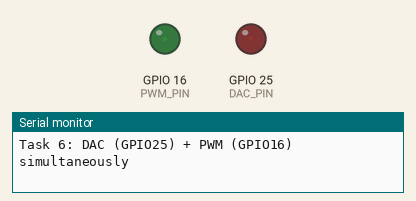
Recording of a program running on a simulated ESP32. On the bench: output pins drawn as LEDs (lit = HIGH), the last lines printed to the serial monitor.

Above: at 0.05 s.
At 2.3 s:
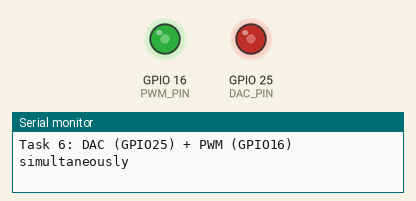
At 4.6 s:
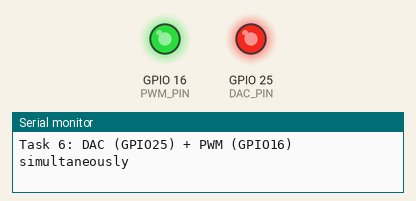
At 9.2 s:
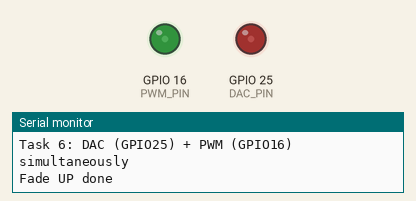
Timing chart, 0 to 13.3 s (numbered marks = the images above):
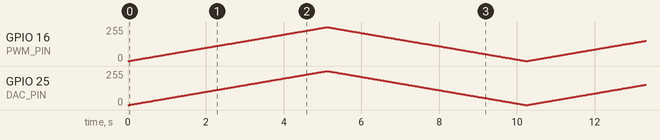

The program:

main.cpp
```cpp
#include <Arduino.h>

#define DAC_PIN 25   // DAC1 (true analog voltage)
#define PWM_PIN 16   // PWM (digital switching)

#define PWM_CHANNEL 0
#define PWM_FREQ    5000  // 5 kHz
#define PWM_RES     8     // 8-bit (0-255)

const int FADE_DELAY = 20;  // ms

void setup() {
  Serial.begin(115200);
  Serial.println("Task 6: DAC (GPIO25) + PWM (GPIO16) simultaneously");

  ledcSetup(PWM_CHANNEL, PWM_FREQ, PWM_RES);
  ledcAttachPin(PWM_PIN, PWM_CHANNEL);
}

void loop() {
  // Fade UP
  for (int value = 0; value <= 255; value++) {
    dacWrite(DAC_PIN, value);
    ledcWrite(PWM_CHANNEL, value);
    delay(FADE_DELAY);
  }
  Serial.println("Fade UP done");

  // Fade DOWN
  for (int value = 255; value >= 0; value--) {
    dacWrite(DAC_PIN, value);
    ledcWrite(PWM_CHANNEL, value);
    delay(FADE_DELAY);
  }
  Serial.println("Fade DOWN done");
}
```
